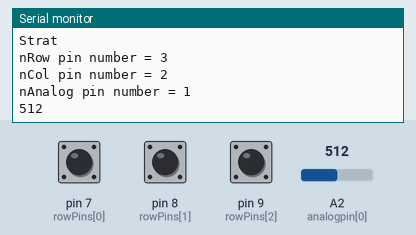
Bench run of a sketch on a simulated Arduino Leonardo, built with avr-gcc and run on an emulated ATmega32U4. Parts: the last lines printed to the serial monitor. The test bench sets the inputs (shaded band); at power-on: pin 7 (rowPins[0]) HIGH, pin 8 (rowPins[1]) HIGH, pin 9 (rowPins[2]) HIGH, A2 (analogpin[0]) = 512. USB keyboard and mouse output is not drawn.

Above: at 4.2 s.
4.3 s: pin 7 (rowPins[0]) pulled LOW for 0.15 s
At 5.4 s:
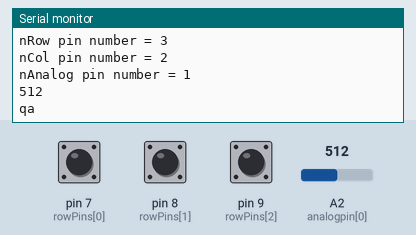
5.9 s: pin 8 (rowPins[1]) pulled LOW for 0.15 s
At 6.9 s:
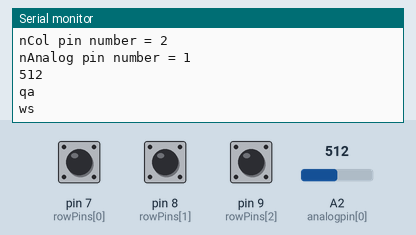
7.5 s: pin 9 (rowPins[2]) pulled LOW for 0.15 s
At 8.4 s:
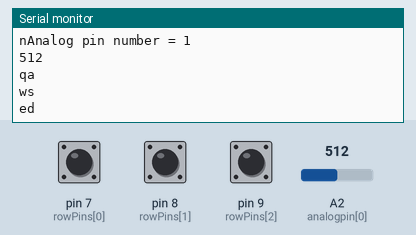
9.1 s: A2 (analogpin[0]) set to 716
At 9.7 s:
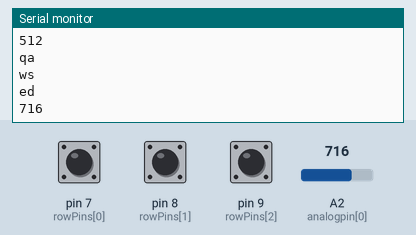
10.6 s: A2 (analogpin[0]) set to 900
At 11.2 s:
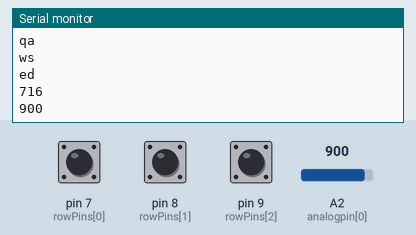
12.1 s: pin 7 (rowPins[0]) pulled LOW for 1 s
At 12.7 s:
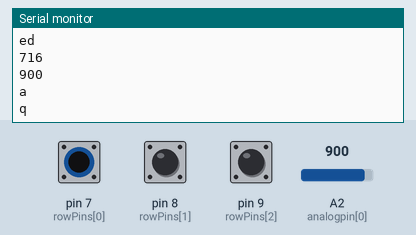

Measured:
- after the input at 4.3 s, the serial monitor: prints a new line after 0.06 s (image 1)
- after the input at 5.9 s, the serial monitor: prints a new line at once (image 2)
- after the input at 7.5 s, the serial monitor: prints a new line at once (image 3)
- after the input at 9.1 s, the serial monitor: prints a new line after 0.08 s (image 4)
- after the input at 10.6 s, the serial monitor: prints a new line at once (image 5)
- after the input at 12.1 s, the serial monitor: prints a new line at once (image 6)

The sketch:

keyboard_matrix_v2.ino
```cpp
// version : V2
// author : Louis
// lastest updata : 20200218

#include <Keyboard.h>
#include <Mouse.h>
#include "config.h"

const byte nRow = sizeof(rowPins);
const byte nCol = sizeof(colPins);
const byte nAnalog = sizeof(analogpin);

byte i,j;
bool lastPress[nRow][nCol];
int lastRotate[nAnalog];
//unsigned long previous_time;
//static unsigned long time = 0;

void setup() {
  Serial1.begin(9600);
//  while (!Serial);
  delay(3000);
  for (i = 0; i < nRow; i++) {
    pinMode(rowPins[i], INPUT);
    digitalWrite(rowPins[i], HIGH);
  }
  for (i = 0; i < nCol; i++) {
    pinMode(colPins[i], OUTPUT);
    digitalWrite(colPins[i], HIGH);
  }
  for (i = 0; i < nRow; i++) {
    for (j = 0; j < nCol; j++) {
      lastPress[i][j]= false;
    }
  }
  for (i = 0; i < nAnalog; i++) {
      lastRotate[nAnalog]=0;
  }

  Keyboard.begin();
  Serial.println("Strat");
  Serial.println(String()+"nRow pin number = "+ nRow);
  Serial.println(String()+"nCol pin number = "+ nCol);
  Serial.println(String()+"nAnalog pin number = "+ nAnalog);
//  previous_time = millis();
}

void loop() {
  bool scanVal;
  int rotateVal;
  //安全設定
//  while(digitalRead(21)){delay(1000);}


  for (i=0; i < nRow; i++) {
    for (j=0; j < nCol; j++) {
      digitalWrite(colPins[j],LOW);
      scanVal = !digitalRead(rowPins[i]);
      if(scanVal && !lastPress[i][j]){
        Serial.print(keyMap[i][j]);
        presskey(keyMap[i][j]);
        lastPress[i][j]=true;
        digitalWrite(4, HIGH);
      }else if (!scanVal){
        lastPress[i][j]=false;
        digitalWrite(4, LOW);
      }
      digitalWrite(colPins[j],HIGH);
      delay(debounce_time);
    }
  }

  for (i=0; i<nAnalog; i++){
    rotateVal = analogRead(analogpin[i]);
    if (abs(rotateVal-lastRotate[i])>5){
      Serial.println(rotateVal);
      Mouse.begin();
      Mouse.move(0, 0, lastRotate[i]-rotateVal);
      Mouse.end();
      lastRotate[i] = rotateVal;


    }
  }

  Serial.println("");
  delay(30);
}


void presskey(char button){
  Keyboard.press(button);
  delay(10);
  Keyboard.release(button);
}
```

config.h
```cpp
const byte rowPins[] = {7, 8, 9};
const byte colPins[] = {14, 16};
const byte analogpin[] = {A2};
const int debounce_time = 10;

// 要輸出的文字要使用' '包含 使用" " 會造成錯誤
//      col1 col2 ...
//  row1
//  row2
//  row3
//  ...

const char keyMap[sizeof(rowPins)][sizeof(colPins)] = {
  {'q', 'a'},
  {'w', 's'},
  {'e', 'd'}
};
```
